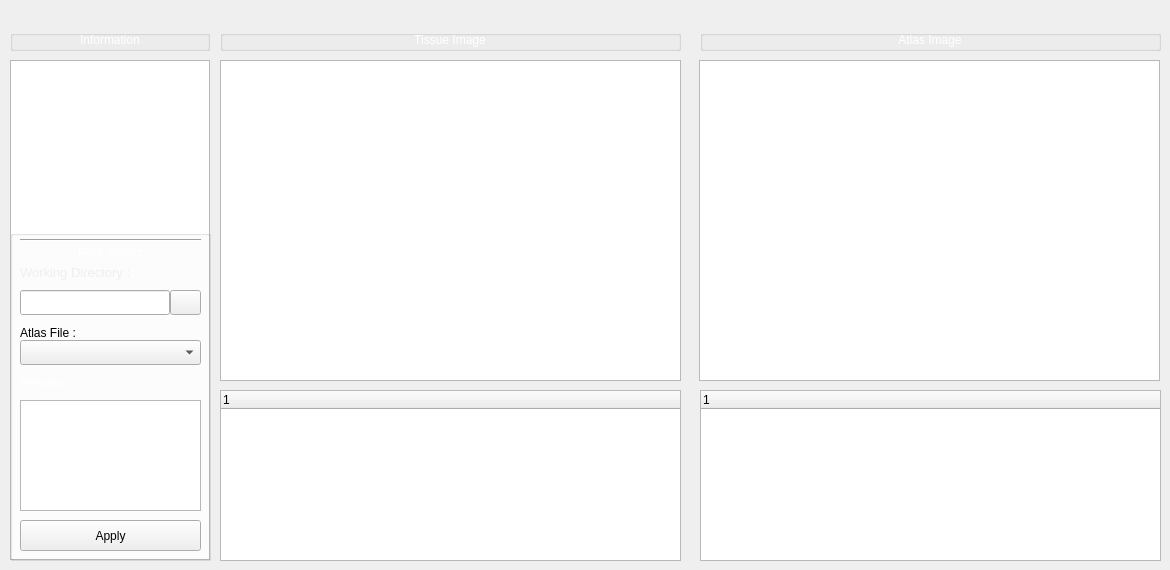
    <widget class="QWidget" name="tabLandmarks">
     <attribute name="title">
      <string>LandMark Detection</string>
     </attribute>
     <widget class="QGraphicsView" name="attlasViewFrist">
      <property name="geometry">
       <rect>
        <x>220</x>
        <y>60</y>
        <width>461</width>
        <height>321</height>
       </rect>
      </property>
     </widget>
     <widget class="QTreeWidget" name="attlasListSecond">
      <property name="geometry">
       <rect>
        <x>700</x>
        <y>390</y>
        <width>461</width>
        <height>171</height>
       </rect>
      </property>
      <column>
       <property name="text">
        <string notr="true">1</string>
       </property>
      </column>
     </widget>
     <widget class="QGraphicsView" name="attlasViewSecond">
      <property name="geometry">
       <rect>
        <x>699</x>
        <y>60</y>
        <width>461</width>
        <height>321</height>
       </rect>
      </property>
     </widget>
     <widget class="QTreeWidget" name="attlasListFrist">
      <property name="geometry">
       <rect>
        <x>220</x>
        <y>390</y>
        <width>461</width>
        <height>171</height>
       </rect>
      </property>
      <column>
       <property name="text">
        <string notr="true">1</string>
       </property>
      </column>
     </widget>
     <widget class="QTextBrowser" name="lblLandmarkInfoContent">
      <property name="geometry">
       <rect>
        <x>10</x>
        <y>60</y>
        <width>200</width>
        <height>500</height>
       </rect>
      </property>
      <property name="html">
       <string>&lt;!DOCTYPE HTML PUBLIC &quot;-//W3C//DTD HTML 4.0//EN&quot; &quot;http://www.w3.org/TR/REC-html40/strict.dtd&quot;&gt;
&lt;html&gt;&lt;head&gt;&lt;meta name=&quot;qrichtext&quot; content=&quot;1&quot; /&gt;&lt;style type=&quot;text/css&quot;&gt;
p, li { white-space: pre-wrap; }
&lt;/style&gt;&lt;/head&gt;&lt;body style=&quot; font-family:'Ubuntu'; font-size:11pt; font-weight:400; font-style:normal;&quot;&gt;
&lt;p style=&quot; margin-top:0px; margin-bottom:0px; margin-left:0px; margin-right:0px; -qt-block-indent:0; text-indent:0px;&quot;&gt;&lt;span style=&quot; font-family:'MS Shell Dlg 2'; font-size:9pt; color:#ffffff;&quot;&gt;Lorem ipsum dolor sit amet, consectetur adipiscing elit. Nulla ultrices interdum dignissim. Cras finibus, libero sed auctor finibus, justo nisl pellentesque augue, vel aliquet purus &lt;/span&gt;&lt;/p&gt;&lt;/body&gt;&lt;/html&gt;</string>
      </property>
     </widget>
     <widget class="QGroupBox" name="gboxBrain_7">
      <property name="geometry">
       <rect>
        <x>10</x>
        <y>30</y>
        <width>200</width>
        <height>21</height>
       </rect>
      </property>
      <property name="title">
       <string/>
      </property>
      <widget class="QLabel" name="lblLandMarkInfoTitle">
       <property name="geometry">
        <rect>
         <x>60</x>
         <y>0</y>
         <width>80</width>
         <height>21</height>
        </rect>
       </property>
       <property name="text">
        <string>&lt;html&gt;&lt;head/&gt;&lt;body&gt;&lt;p align=&quot;center&quot;&gt;&lt;span style=&quot; color:#ffffff;&quot;&gt;Information&lt;/span&gt;&lt;/p&gt;&lt;/body&gt;&lt;/html&gt;</string>
       </property>
      </widget>
     </widget>
     <widget class="QGroupBox" name="gboxBrain_8">
      <property name="geometry">
       <rect>
        <x>220</x>
        <y>30</y>
        <width>461</width>
        <height>21</height>
       </rect>
      </property>
      <property name="title">
       <string/>
      </property>
      <widget class="QLabel" name="lblLandmark">
       <property name="geometry">
        <rect>
         <x>130</x>
         <y>0</y>
         <width>200</width>
         <height>21</height>
        </rect>
       </property>
       <property name="text">
        <string>&lt;html&gt;&lt;head/&gt;&lt;body&gt;&lt;p align=&quot;center&quot;&gt;&lt;span style=&quot; color:#ffffff;&quot;&gt;Tissue Image&lt;/span&gt;&lt;/p&gt;&lt;/body&gt;&lt;/html&gt;</string>
       </property>
      </widget>
     </widget>
     <widget class="QGroupBox" name="gboxBrain_9">
      <property name="geometry">
       <rect>
        <x>700</x>
        <y>30</y>
        <width>461</width>
        <height>21</height>
       </rect>
      </property>
      <property name="title">
       <string/>
      </property>
      <widget class="QLabel" name="lblLandmarkAtlas">
       <property name="geometry">
        <rect>
         <x>130</x>
         <y>0</y>
         <width>200</width>
         <height>21</height>
        </rect>
       </property>
       <property name="text">
        <string>&lt;html&gt;&lt;head/&gt;&lt;body&gt;&lt;p align=&quot;center&quot;&gt;&lt;span style=&quot; color:#ffffff;&quot;&gt;Atlas Image&lt;/span&gt;&lt;/p&gt;&lt;/body&gt;&lt;/html&gt;</string>
       </property>
      </widget>
     </widget>
     <widget class="QGroupBox" name="landmarkfastselect">
      <property name="geometry">
       <rect>
        <x>10</x>
        <y>230</y>
        <width>201</width>
        <height>331</height>
       </rect>
      </property>
      <property name="title">
       <string/>
      </property>
      <widget class="QLabel" name="label_27">
       <property name="geometry">
        <rect>
         <x>50</x>
         <y>10</y>
         <width>101</width>
         <height>25</height>
        </rect>
       </property>
       <property name="text">
        <string>&lt;html&gt;&lt;head/&gt;&lt;body&gt;&lt;p&gt;&lt;span style=&quot; font-size:10pt; color:#ffffff;&quot;&gt;Fast Select&lt;/span&gt;&lt;/p&gt;&lt;/body&gt;&lt;/html&gt;</string>
       </property>
       <property name="alignment">
        <set>Qt::AlignCenter</set>
       </property>
      </widget>
      <widget class="QToolButton" name="btnLoadImage">
       <property name="geometry">
        <rect>
         <x>10</x>
         <y>290</y>
         <width>181</width>
         <height>31</height>
        </rect>
       </property>
       <property name="styleSheet">
        <string notr="true">#btnApply{
color:#fff;
font-size:12px;
font-weight:bold;}</string>
       </property>
       <property name="text">
        <string>Apply</string>
       </property>
       <property name="iconSize">
        <size>
         <width>100</width>
         <height>100</height>
        </size>
       </property>
      </widget>
      <widget class="Line" name="line_3">
       <property name="geometry">
        <rect>
         <x>10</x>
         <y>0</y>
         <width>181</width>
         <height>20</height>
        </rect>
       </property>
       <property name="orientation">
        <enum>Qt::Horizontal</enum>
       </property>
      </widget>
      <widget class="QLabel" name="label_28">
       <property name="geometry">
        <rect>
         <x>10</x>
         <y>30</y>
         <width>121</width>
         <height>25</height>
        </rect>
       </property>
       <property name="text">
        <string>&lt;html&gt;&lt;head/&gt;&lt;body&gt;&lt;p&gt;&lt;span style=&quot; font-size:10pt; color:#eeeeec;&quot;&gt;Working Directory :&lt;/span&gt;&lt;/p&gt;&lt;/body&gt;&lt;/html&gt;</string>
       </property>
      </widget>
      <widget class="QLabel" name="label_29">
       <property name="geometry">
        <rect>
         <x>10</x>
         <y>90</y>
         <width>101</width>
         <height>25</height>
        </rect>
       </property>
       <property name="text">
        <string>&lt;html&gt;&lt;head/&gt;&lt;body&gt;&lt;p&gt;&lt;span style=&quot; font-size:10pt; color:#ffffff;&quot;&gt;Atlas File :&lt;/span&gt;&lt;/p&gt;&lt;/body&gt;&lt;/html&gt;</string>
       </property>
      </widget>
      <widget class="QComboBox" name="cmbSelectImage">
       <property name="geometry">
        <rect>
         <x>10</x>
         <y>110</y>
         <width>181</width>
         <height>25</height>
        </rect>
       </property>
      </widget>
      <widget class="QLineEdit" name="txtbrowse">
       <property name="geometry">
        <rect>
         <x>10</x>
         <y>60</y>
         <width>150</width>
         <height>25</height>
        </rect>
       </property>
      </widget>
      <widget class="QLabel" name="label_30">
       <property name="geometry">
        <rect>
         <x>10</x>
         <y>140</y>
         <width>101</width>
         <height>25</height>
        </rect>
       </property>
       <property name="text">
        <string>&lt;html&gt;&lt;head/&gt;&lt;body&gt;&lt;p&gt;&lt;span style=&quot; font-size:10pt; color:#ffffff;&quot;&gt;Preview:&lt;/span&gt;&lt;/p&gt;&lt;/body&gt;&lt;/html&gt;</string>
       </property>
      </widget>
      <widget class="QGraphicsView" name="atlasPreview">
       <property name="geometry">
        <rect>
         <x>10</x>
         <y>170</y>
         <width>181</width>
         <height>111</height>
        </rect>
       </property>
      </widget>
      <widget class="QToolButton" name="btnBrowseImage">
       <property name="geometry">
        <rect>
         <x>160</x>
         <y>60</y>
         <width>31</width>
         <height>25</height>
        </rect>
       </property>
       <property name="styleSheet">
        <string notr="true">#btnApply{
color:#fff;
font-size:12px;
font-weight:bold;}</string>
       </property>
       <property name="text">
        <string/>
       </property>
       <property name="icon">
        <iconset resource="resource.qrc">
         <normaloff>:/newPrefix/Icons/browse.svg</normaloff>:/newPrefix/Icons/browse.svg</iconset>
       </property>
       <property name="iconSize">
        <size>
         <width>100</width>
         <height>100</height>
        </size>
       </property>
      </widget>
      <zorder>btnLoadImage</zorder>
      <zorder>line_3</zorder>
      <zorder>label_27</zorder>
      <zorder>label_28</zorder>
      <zorder>label_29</zorder>
      <zorder>cmbSelectImage</zorder>
      <zorder>txtbrowse</zorder>
      <zorder>label_30</zorder>
      <zorder>atlasPreview</zorder>
      <zorder>btnBrowseImage</zorder>
     </widget>
    </widget>
